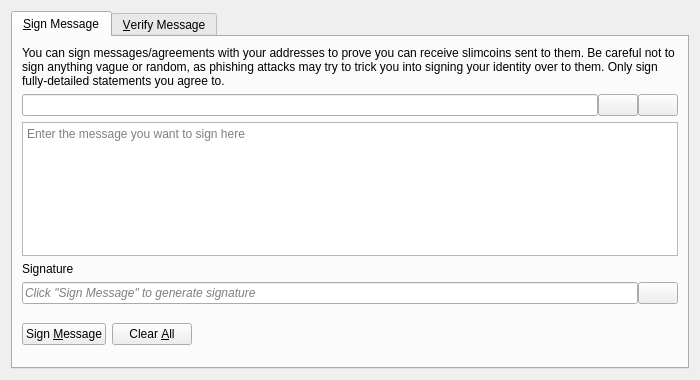
<?xml version="1.0" encoding="UTF-8"?>
<ui version="4.0">
 <class>SignVerifyMessageDialog</class>
 <widget class="QDialog" name="SignVerifyMessageDialog">
  <property name="geometry">
   <rect>
    <x>0</x>
    <y>0</y>
    <width>700</width>
    <height>380</height>
   </rect>
  </property>
  <property name="windowTitle">
   <string>Signatures - Sign / Verify a Message</string>
  </property>
  <property name="modal">
   <bool>true</bool>
  </property>
  <layout class="QVBoxLayout" name="verticalLayout">
   <item>
    <widget class="QTabWidget" name="tabWidget">
     <property name="currentIndex">
      <number>0</number>
     </property>
     <widget class="QWidget" name="tabSignMessage">
      <attribute name="title">
       <string>&amp;Sign Message</string>
      </attribute>
      <layout class="QVBoxLayout" name="verticalLayout_SM">
       <item>
        <widget class="QLabel" name="infoLabel_SM">
         <property name="text">
          <string>You can sign messages/agreements with your addresses to prove you can receive slimcoins sent to them. Be careful not to sign anything vague or random, as phishing attacks may try to trick you into signing your identity over to them. Only sign fully-detailed statements you agree to.</string>
         </property>
         <property name="textFormat">
          <enum>Qt::PlainText</enum>
         </property>
         <property name="wordWrap">
          <bool>true</bool>
         </property>
        </widget>
       </item>
       <item>
        <layout class="QHBoxLayout" name="horizontalLayout_1_SM">
         <property name="spacing">
          <number>0</number>
         </property>
         <item>
          <widget class="QValidatedLineEdit" name="addressIn_SM">
           <property name="toolTip">
            <string>The Slimcoin address to sign the message with</string>
           </property>
          </widget>
         </item>
         <item>
          <widget class="QPushButton" name="addressBookButton_SM">
           <property name="toolTip">
            <string>Choose previously used address</string>
           </property>
           <property name="text">
            <string/>
           </property>
           <property name="icon">
            <iconset resource="../bitcoin.qrc">
             <normaloff>:/icons/address-book</normaloff>:/icons/address-book</iconset>
           </property>
           <property name="shortcut">
            <string>Alt+A</string>
           </property>
           <property name="autoDefault">
            <bool>false</bool>
           </property>
          </widget>
         </item>
         <item>
          <widget class="QPushButton" name="pasteButton_SM">
           <property name="toolTip">
            <string>Paste address from clipboard</string>
           </property>
           <property name="text">
            <string/>
           </property>
           <property name="icon">
            <iconset resource="../bitcoin.qrc">
             <normaloff>:/icons/editpaste</normaloff>:/icons/editpaste</iconset>
           </property>
           <property name="shortcut">
            <string>Alt+P</string>
           </property>
           <property name="autoDefault">
            <bool>false</bool>
           </property>
          </widget>
         </item>
        </layout>
       </item>
       <item>
        <widget class="QPlainTextEdit" name="messageIn_SM">
         <property name="toolTip">
          <string>Enter the message you want to sign here</string>
         </property>
         <property name="placeholderText">
          <string>Enter the message you want to sign here</string>
         </property>
        </widget>
       </item>
       <item>
        <widget class="QLabel" name="signatureLabel_SM">
         <property name="text">
          <string>Signature</string>
         </property>
         <property name="textFormat">
          <enum>Qt::PlainText</enum>
         </property>
        </widget>
       </item>
       <item>
        <layout class="QHBoxLayout" name="horizontalLayout_2_SM">
         <property name="spacing">
          <number>0</number>
         </property>
         <item>
          <widget class="QLineEdit" name="signatureOut_SM">
           <property name="placeholderText">
            <string>Click "Sign Message" to generate signature</string>
           </property>
           <property name="font">
            <font>
             <italic>true</italic>
            </font>
           </property>
           <property name="readOnly">
            <bool>true</bool>
           </property>
          </widget>
         </item>
         <item>
          <widget class="QPushButton" name="copySignatureButton_SM">
           <property name="toolTip">
            <string>Copy the current signature to the system clipboard</string>
           </property>
           <property name="text">
            <string/>
           </property>
           <property name="icon">
            <iconset resource="../bitcoin.qrc">
             <normaloff>:/icons/editcopy</normaloff>:/icons/editcopy</iconset>
           </property>
           <property name="autoDefault">
            <bool>false</bool>
           </property>
          </widget>
         </item>
        </layout>
       </item>
       <item>
        <layout class="QHBoxLayout" name="horizontalLayout_3_SM">
         <item>
          <widget class="QPushButton" name="signMessageButton_SM">
           <property name="toolTip">
            <string>Sign the message to prove you own this Slimcoin address</string>
           </property>
           <property name="text">
            <string>Sign &amp;Message</string>
           </property>
           <property name="icon">
            <iconset resource="../bitcoin.qrc">
             <normaloff>:/icons/edit</normaloff>:/icons/edit</iconset>
           </property>
           <property name="autoDefault">
            <bool>false</bool>
           </property>
          </widget>
         </item>
         <item>
          <widget class="QPushButton" name="clearButton_SM">
           <property name="toolTip">
            <string>Reset all sign message fields</string>
           </property>
           <property name="text">
            <string>Clear &amp;All</string>
           </property>
           <property name="icon">
            <iconset resource="../bitcoin.qrc">
             <normaloff>:/icons/remove</normaloff>:/icons/remove</iconset>
           </property>
           <property name="autoDefault">
            <bool>false</bool>
           </property>
          </widget>
         </item>
         <item>
          <spacer name="horizontalSpacer_1_SM">
           <property name="orientation">
            <enum>Qt::Horizontal</enum>
           </property>
           <property name="sizeHint" stdset="0">
            <size>
             <width>40</width>
             <height>48</height>
            </size>
           </property>
          </spacer>
         </item>
         <item>
          <widget class="QLabel" name="statusLabel_SM">
           <property name="font">
            <font>
             <weight>75</weight>
             <bold>true</bold>
            </font>
           </property>
           <property name="text">
            <string/>
           </property>
           <property name="wordWrap">
            <bool>true</bool>
           </property>
          </widget>
         </item>
         <item>
          <spacer name="horizontalSpacer_2_SM">
           <property name="orientation">
            <enum>Qt::Horizontal</enum>
           </property>
           <property name="sizeHint" stdset="0">
            <size>
             <width>40</width>
             <height>48</height>
            </size>
           </property>
          </spacer>
         </item>
        </layout>
       </item>
      </layout>
     </widget>
     <widget class="QWidget" name="tabVerifyMessage">
      <attribute name="title">
       <string>&amp;Verify Message</string>
      </attribute>
      <layout class="QVBoxLayout" name="verticalLayout_VM">
       <item>
        <widget class="QLabel" name="infoLabel_VM">
         <property name="text">
          <string>Enter the receiver's address, message (ensure you copy line breaks, spaces, tabs, etc. exactly) and signature below to verify the message. Be careful not to read more into the signature than what is in the signed message itself, to avoid being tricked by a man-in-the-middle attack. Note that this only proves the signing party receives with the address, it cannot prove sendership of any transaction!</string>
         </property>
         <property name="textFormat">
          <enum>Qt::PlainText</enum>
         </property>
         <property name="alignment">
          <set>Qt::AlignLeading|Qt::AlignLeft|Qt::AlignTop</set>
         </property>
         <property name="wordWrap">
          <bool>true</bool>
         </property>
        </widget>
       </item>
       <item>
        <layout class="QHBoxLayout" name="horizontalLayout_1_VM">
         <property name="spacing">
          <number>0</number>
         </property>
         <item>
          <widget class="QValidatedLineEdit" name="addressIn_VM">
           <property name="toolTip">
            <string>The Slimcoin address the message was signed with</string>
           </property>
          </widget>
         </item>
         <item>
          <widget class="QPushButton" name="addressBookButton_VM">
           <property name="toolTip">
            <string>Choose previously used address</string>
           </property>
           <property name="text">
            <string/>
           </property>
           <property name="icon">
            <iconset resource="../bitcoin.qrc">
             <normaloff>:/icons/address-book</normaloff>:/icons/address-book</iconset>
           </property>
           <property name="shortcut">
            <string>Alt+A</string>
           </property>
           <property name="autoDefault">
            <bool>false</bool>
           </property>
          </widget>
         </item>
        </layout>
       </item>
       <item>
        <widget class="QPlainTextEdit" name="messageIn_VM">
          <property name="toolTip">
            <string>The signed message to verify</string>
          </property>
          <property name="placeholderText">
            <string>The signed message to verify</string>
          </property>
        </widget>
       </item>
       <item>
        <widget class="QValidatedLineEdit" name="signatureIn_VM">
          <property name="toolTip">
            <string>The signature given when the message was signed</string>
          </property>
          <property name="placeholderText">
            <string>The signature given when the message was signed</string>
          </property>
        </widget>
       </item>
       <item>
        <layout class="QHBoxLayout" name="horizontalLayout_2_VM">
         <item>
          <widget class="QPushButton" name="verifyMessageButton_VM">
           <property name="toolTip">
            <string>Verify the message to ensure it was signed with the specified Slimcoin address</string>
           </property>
           <property name="text">
            <string>Verify &amp;Message</string>
           </property>
           <property name="icon">
            <iconset resource="../bitcoin.qrc">
             <normaloff>:/icons/transaction_0</normaloff>:/icons/transaction_0</iconset>
           </property>
           <property name="autoDefault">
            <bool>false</bool>
           </property>
          </widget>
         </item>
         <item>
          <widget class="QPushButton" name="clearButton_VM">
           <property name="toolTip">
            <string>Reset all verify message fields</string>
           </property>
           <property name="text">
            <string>Clear &amp;All</string>
           </property>
           <property name="icon">
            <iconset resource="../bitcoin.qrc">
             <normaloff>:/icons/remove</normaloff>:/icons/remove</iconset>
           </property>
           <property name="autoDefault">
            <bool>false</bool>
           </property>
          </widget>
         </item>
         <item>
          <spacer name="horizontalSpacer_1_VM">
           <property name="orientation">
            <enum>Qt::Horizontal</enum>
           </property>
           <property name="sizeHint" stdset="0">
            <size>
             <width>40</width>
             <height>48</height>
            </size>
           </property>
          </spacer>
         </item>
         <item>
          <widget class="QLabel" name="statusLabel_VM">
           <property name="font">
            <font>
             <weight>75</weight>
             <bold>true</bold>
            </font>
           </property>
           <property name="text">
            <string/>
           </property>
           <property name="wordWrap">
            <bool>true</bool>
           </property>
          </widget>
         </item>
         <item>
          <spacer name="horizontalSpacer_2_VM">
           <property name="orientation">
            <enum>Qt::Horizontal</enum>
           </property>
           <property name="sizeHint" stdset="0">
            <size>
             <width>40</width>
             <height>48</height>
            </size>
           </property>
          </spacer>
         </item>
        </layout>
       </item>
      </layout>
     </widget>
    </widget>
   </item>
  </layout>
 </widget>
 <customwidgets>
  <customwidget>
   <class>QValidatedLineEdit</class>
   <extends>QLineEdit</extends>
   <header>qt/qvalidatedlineedit.h</header>
  </customwidget>
 </customwidgets>
 <resources>
  <include location="../bitcoin.qrc"/>
 </resources>
 <connections/>
</ui>
